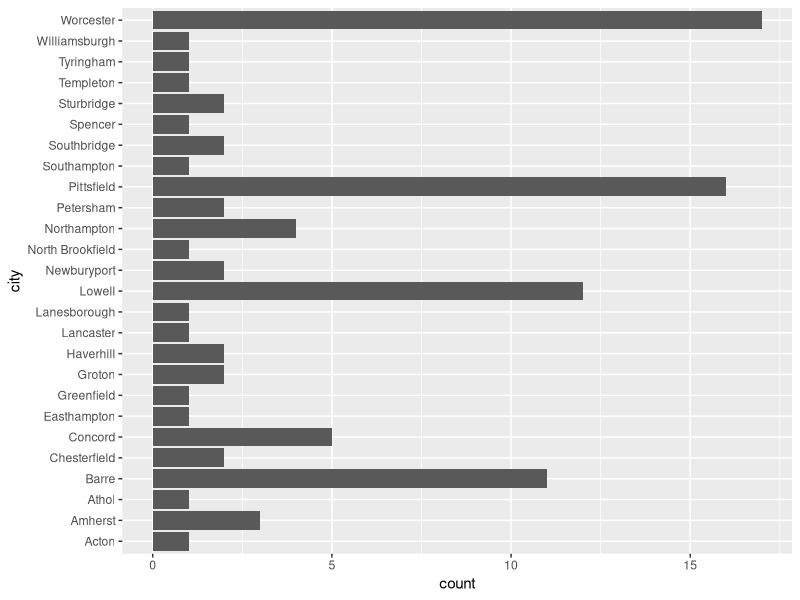
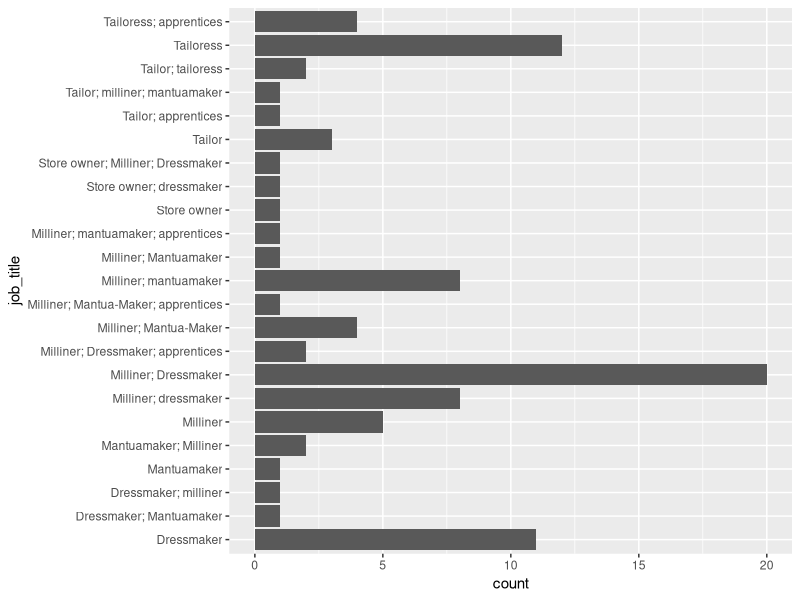
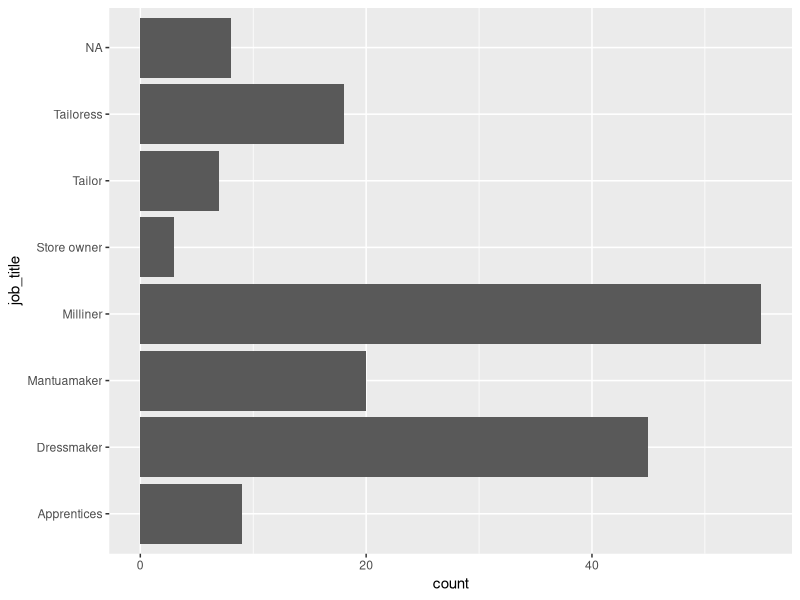
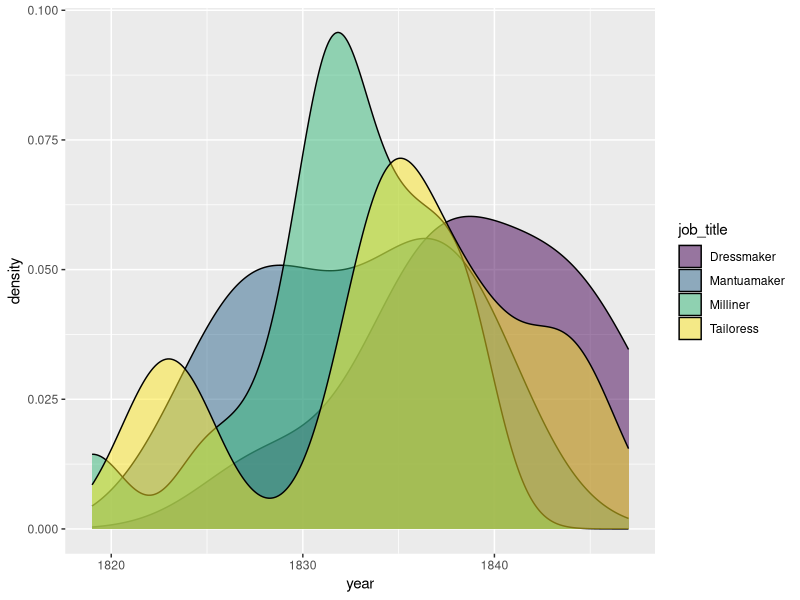

The R source for these figures, in order:
## ---- chunk 1
library(tidyverse)
## ---- chunk 2
seamstresses <- read_csv("data/seamstresses.csv")
genealogy <- read_csv("data/genealogy.csv")
## ---- chunk 3
seamstresses %>% 
  filter(state == "MA", is.na(city) == FALSE) %>% 
  ggplot(mapping = aes(x = city)) +
  geom_bar() +
  coord_flip()
## ---- chunk 4

# Figure out how to get R to count all instances of each word, rather than full phrases
seamstresses %>% 
  filter(is.na(job_title) == FALSE) %>% 
  ggplot(mapping = aes(x = job_title)) +
  geom_bar() +
  coord_flip()

## ---- chunk 5
# Fixing dates
genealogy %>% 
  filter(is.na(ad_date == TRUE)) %>% 
  select(name, ad_date, ad_id) %>% 
  mutate(ad_date = case_when(ad_id == "Worcester1844" ~ 1844))

# Fix Persis Goldthwait ID issue
seamstresses["name_id"][seamstresses["name"] == "Goldthwait P"] <- "Goldthwait P"
seamstresses["name_id"][seamstresses["name"] == "Persis Goldthwaith"] <- "Goldthwait P"
## ---- chunk 6
seamstresses_separated <- seamstresses %>% 
  separate_rows(job_title, sep = "; ") %>% 
  mutate(job_title = fct_collapse(job_title,
    Milliner = c("Milliner", "milliner"),
    Dressmaker = c("Dressmaker", "dressmaker"),
    Tailor = c("Tailor"),
    Tailoress = c("Tailoress", "tailoress"),
    Mantuamaker = c("Mantuamaker", "mantuamaker", "Mantua-Maker"),
    Apprentices = c("apprentices")
  ))

ggplot(seamstresses_separated, mapping = aes(x = job_title)) +
  geom_bar() +
  coord_flip()
## ---- chunk 7
seamstresses_separated %>% 
  filter(job_title == c("Dressmaker", "Mantuamaker", "Milliner", "Tailoress")) %>% 
  ggplot(mapping = aes(x = year, fill = job_title)) +
  geom_density(alpha = 0.5) +
  scale_fill_viridis_d()

## ---- chunk 8
seamstresses_tojoin <- seamstresses %>% 
  separate_rows(name_id, sep = "; ") 
joined <- left_join(x = genealogy, y = seamstresses_tojoin, by = "name_id")
## ---- chunk 9
# joined %>% 
#   select(name.x, birth_date, ad_date) %>% 
#   mutate(advertising_age = difftime(ad_date, birth_date, tz = ""))
